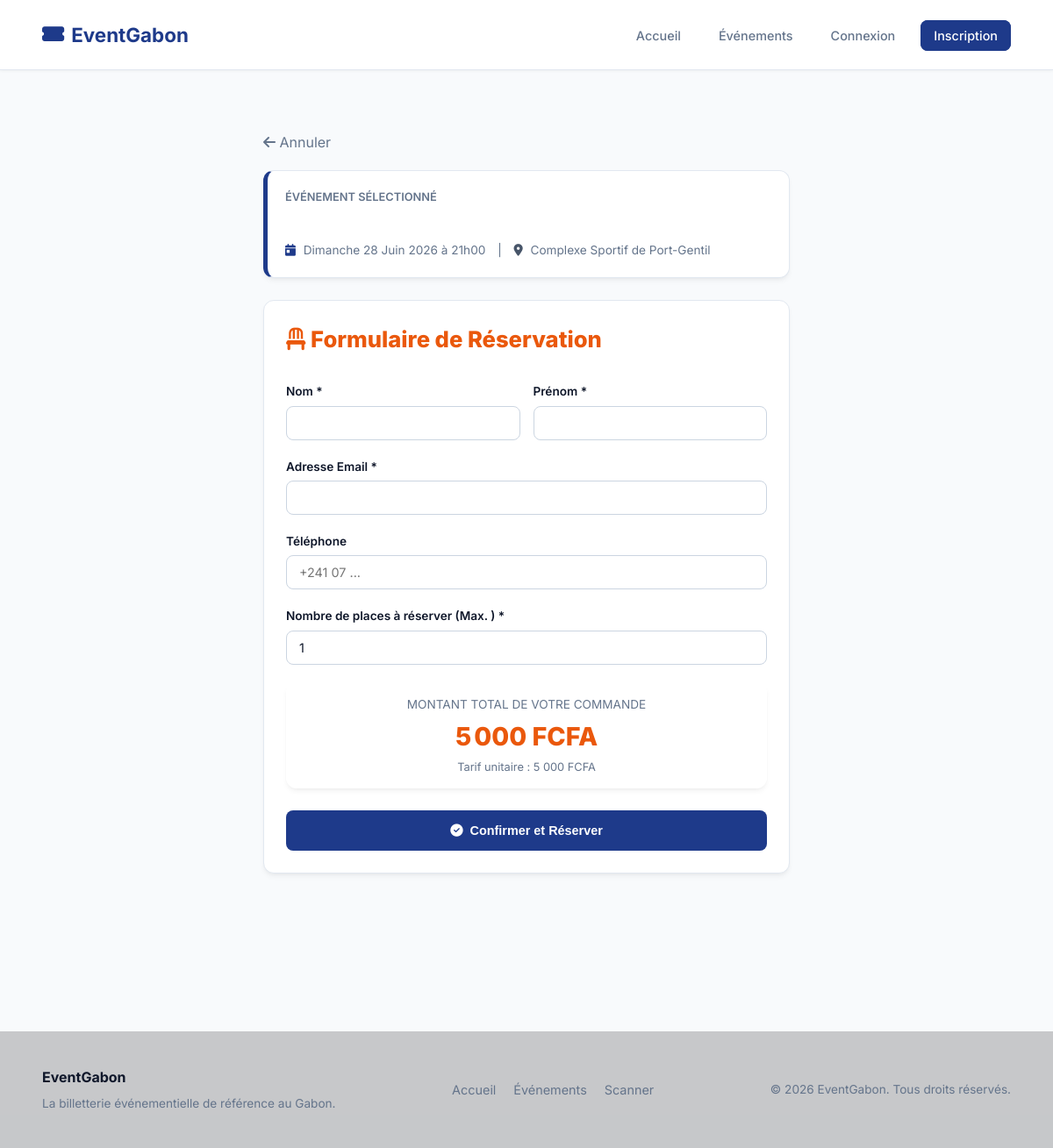
/index.php?page=reservations&action=creer&evenement_id=3, run on the app's committed database.
### tables this page shows
CREATE TABLE IF NOT EXISTS evenement (
    id INT AUTO_INCREMENT PRIMARY KEY,
    titre VARCHAR(200) NOT NULL,
    description TEXT,
    date DATETIME NOT NULL,
    lieu VARCHAR(150) NOT NULL,
    capacite INT NOT NULL CHECK (capacite >= 0),
    prix_billet DECIMAL(10, 2) NOT NULL CHECK (prix_billet >= 0),
    organisateur_id INT,
    image_url VARCHAR(255),
    FOREIGN KEY (organisateur_id) REFERENCES organisateur(id) ON DELETE SET NULL
);

### models/Evenement.php (called while the page is built, shortened)
<?php
class Evenement {
    public static function getById($pdo, $id) {
        $sql = "SELECT e.*, o.nom AS organisateur_nom, o.email AS organisateur_email, o.telephone AS organisateur_tel
                FROM evenement e
                LEFT JOIN organisateur o ON e.organisateur_id = o.id
                WHERE e.id = ?";
        $stmt = $pdo->prepare($sql);
        $stmt->execute([$id]);
        return $stmt->fetch();
    }
}

### includes/helpers.php (called while the page is built, shortened)
<?php
if (!function_exists('isLoggedIn')) {
    function isLoggedIn() {
        return isset($_SESSION['user']);
    }
}
if (!function_exists('formatPrix')) {
    function formatPrix($montant) {
        return number_format($montant, 0, ',', ' ') . ' FCFA';
    }
}
if (!function_exists('formatDate')) {
    function formatDate($dateStr) {
        $timestamp = strtotime($dateStr);
        $jours = ['Dimanche', 'Lundi', 'Mardi', 'Mercredi', 'Jeudi', 'Vendredi', 'Samedi'];
        $mois = ['', 'Janvier', 'Février', 'Mars', 'Avril', 'Mai', 'Juin', 'Juillet', 'Août', 'Septembre', 'Octobre', 'Novembre', 'Décembre'];
        $j = $jours[date('w', $timestamp)];
        $d = date('d', $timestamp);
        $m = $mois[(int)date('m', $timestamp)];
        $y = date('Y', $timestamp);
        $time = date('H\hi', $timestamp);
        return "$j $d $m $y à $time";
    }
}

### views/reservations/formulaire.php (the view, shortened to what this page needs)
<?php require_once __DIR__ . '/../layout/header.php'; ?>
<div style="max-width: 600px; margin: 40px auto;">
    <div style="margin-bottom: 20px;">
        <a href="index.php?page=evenements&action=detail&id=<?= $evenement->id ?>" style="color: var(--text-muted);"><i class="fa-solid fa-arrow-left"></i> Annuler</a>
    </div>
    <div class="card-glass" style="margin-bottom: 25px; border-left: 5px solid var(--primary); padding: 20px;">
        <span style="color: var(--text-muted); font-size: 0.8rem; font-weight: 600; display: block; text-transform: uppercase;">Événement sélectionné</span>
        <h3 style="font-size: 1.3rem; font-weight: 700; color: white; margin-top: 5px;"><?= htmlspecialchars($evenement->titre) ?></h3>
        <p style="color: var(--text-muted); font-size: 0.85rem; margin-top: 5px;">
            <i class="fa-solid fa-calendar-day" style="color: var(--primary); margin-right: 5px;"></i> <?= formatDate($evenement->date) ?>
            <span style="margin: 0 10px;">|</span>
            <i class="fa-solid fa-location-dot" style="color: var(--secondary); margin-right: 5px;"></i> <?= htmlspecialchars($evenement->lieu) ?>
        </p>
    </div>
    <div class="card-glass">
        <h2 style="font-size: 1.6rem; font-weight: 800; margin-bottom: 20px; border-bottom: 1px solid var(--border-glass); padding-bottom: 10px; color: var(--accent);"><i class="fa-solid fa-chair"></i> Formulaire de Réservation</h2>
        <form action="index.php?page=reservations&action=creer" method="POST">
            <div style="display: grid; grid-template-columns: 1fr 1fr; gap: 15px;">
                <div class="form-group">
                    <label for="nom" class="form-label">Nom *</label>
                    <input type="text" name="nom" id="nom" class="form-control" required
                           value="<?= isLoggedIn() ? htmlspecialchars($_SESSION['user']->nom) : (isset($_POST['nom']) ? htmlspecialchars($_POST['nom']) : '') ?>">
                </div>
                <div class="form-group">
                    <label for="prenom" class="form-label">Prénom *</label>
                    <input type="text" name="prenom" id="prenom" class="form-control" required
                           value="<?= isLoggedIn() ? htmlspecialchars($_SESSION['user']->prenom) : (isset($_POST['prenom']) ? htmlspecialchars($_POST['prenom']) : '') ?>">
                </div>
            </div>
            <div class="form-group">
                <label for="email" class="form-label">Adresse Email *</label>
                <input type="email" name="email" id="email" class="form-control" required
                       value="<?= isLoggedIn() ? htmlspecialchars($_SESSION['user']->email) : (isset($_POST['email']) ? htmlspecialchars($_POST['email']) : '') ?>">
            </div>
            <div class="form-group">
                <label for="telephone" class="form-label">Téléphone</label>
                <input type="tel" name="telephone" id="telephone" class="form-control" placeholder="+241 07 ..."
                       value="<?= isLoggedIn() ? htmlspecialchars($_SESSION['user']->telephone) : (isset($_POST['telephone']) ? htmlspecialchars($_POST['telephone']) : '') ?>">
            </div>
            <div class="form-group">
                <label for="nb_places" class="form-label">Nombre de places à réserver (Max. <?= $placesDisponibles ?>) *</label>
                <input type="number" name="nb_places" id="nb_places" class="form-control" min="1" max="<?= $placesDisponibles ?>"
                       value="<?= isset($_POST['nb_places']) ? (int)$_POST['nb_places'] : 1 ?>"
                       data-price="<?= (float)$evenement->prix_billet ?>" required>
            </div>
            <div class="card-glass" style="background: rgba(255, 255, 255, 0.01); border: 1px solid var(--border-glass); padding: 15px; margin-bottom: 25px; text-align: center;">
                <span style="font-size: 0.85rem; color: var(--text-muted); display: block; text-transform: uppercase;">Montant total de votre commande</span>
                <span id="total-price-display" style="font-size: 1.8rem; font-weight: 800; color: var(--accent); margin-top: 5px; display: block;">0 FCFA</span>
                <span style="font-size: 0.8rem; color: var(--text-muted); display: block; margin-top: 4px;">Tarif unitaire : <?= formatPrix($evenement->prix_billet) ?></span>
            </div>
            <button type="submit" class="btn btn-primary" style="width: 100%; padding: 14px;"><i class="fa-solid fa-circle-check"></i> Confirmer et Réserver</button>
        </form>
    </div>
</div>
<?php require_once __DIR__ . '/../layout/footer.php'; ?>

### assets/css/style.css (style rules this page uses)
:root { --bg-main: #f8fafc; --bg-card: #ffffff; --bg-card-hover: #ffffff; --border-light: #e2e8f0; --border-light-focus: #cbd5e1; --primary: #1e3a8a; --primary-hover: #1e40af; --primary-glow: rgba(30, 58, 138, 0.1); --secondary: #475569; --secondary-hover: #334155; --accent: #ea580c; --text-primary: #0f172a; --text-body: #334155; --text-muted: #64748b; --success: #0f766e; --success-bg: #f0fdf4; --success-border: #bbf7d0; --error: #be123c; --error-bg: #fff1f2; --error-border: #fecdd3; --warning: #b45309; --warning-bg: #fffbeb; --warning-border: #fef08a; --font-sans: 'Inter', -apple-system, BlinkMacSystemFont, "Segoe UI", Roboto, Helvetica, Arial, sans-serif; --transition-smooth: all 0.2s ease-in-out; --radius-lg: 12px; --radius-md: 8px; --shadow-soft: 0 4px 6px -1px rgba(0, 0, 0, 0.05), 0 2px 4px -2px rgba(0, 0, 0, 0.05); --shadow-premium: 0 10px 15px -3px rgba(0, 0, 0, 0.05), 0 4px 6px -4px rgba(0, 0, 0, 0.05); }
* { box-sizing: border-box; margin: 0; padding: 0; }
body { background-color: var(--bg-main); color: var(--text-body); font-family: var(--font-sans); line-height: 1.5; min-height: 100vh; display: flex; flex-direction: column; }
a { color: var(--primary); text-decoration: none; transition: var(--transition-smooth); }
.btn { display: inline-flex; align-items: center; justify-content: center; gap: 8px; padding: 10px 20px; font-size: 0.9rem; font-weight: 600; border-radius: var(--radius-md); border: 1px solid transparent; cursor: pointer; transition: var(--transition-smooth); text-align: center; }
.btn-primary { background: var(--primary); color: white; }
.card-glass { background: var(--bg-card); border: 1px solid var(--border-light); border-radius: var(--radius-lg); padding: 25px; box-shadow: var(--shadow-soft); transition: var(--transition-smooth); }
.form-group { margin-bottom: 20px; }
.form-label { display: block; margin-bottom: 6px; font-size: 0.85rem; font-weight: 600; color: var(--text-primary); }
.form-control { width: 100%; background: #ffffff; border: 1px solid var(--border-light-focus); border-radius: var(--radius-md); padding: 10px 14px; font-family: var(--font-sans); color: var(--text-primary); font-size: 0.9rem; transition: var(--transition-smooth); }

### data on the page
evenement: date "Dimanche 28 Juin 2026 à 21h00", lieu "Complexe Sportif de Port-Gentil", prix_billet "5 000 FCFA"
